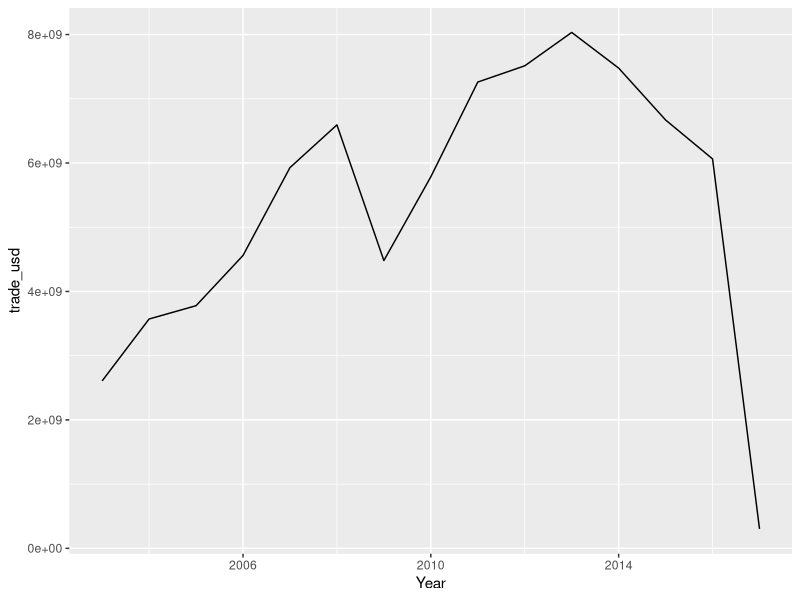
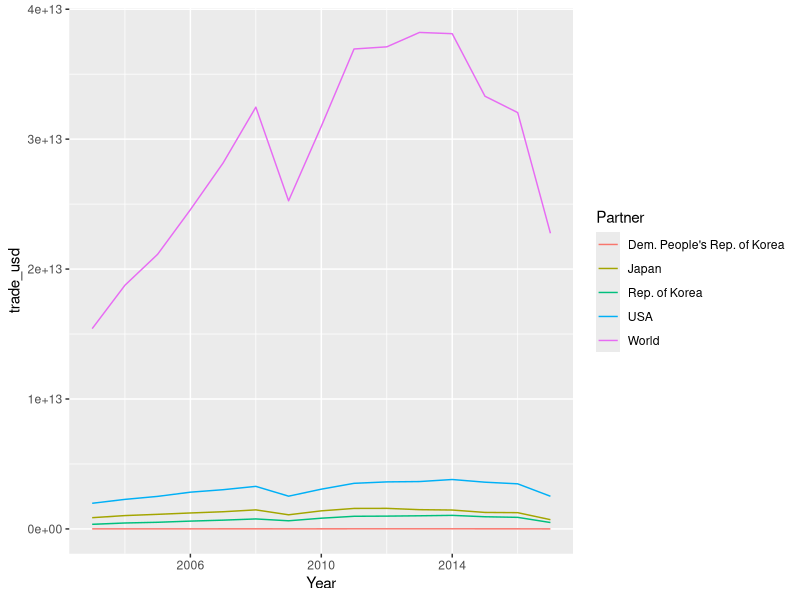
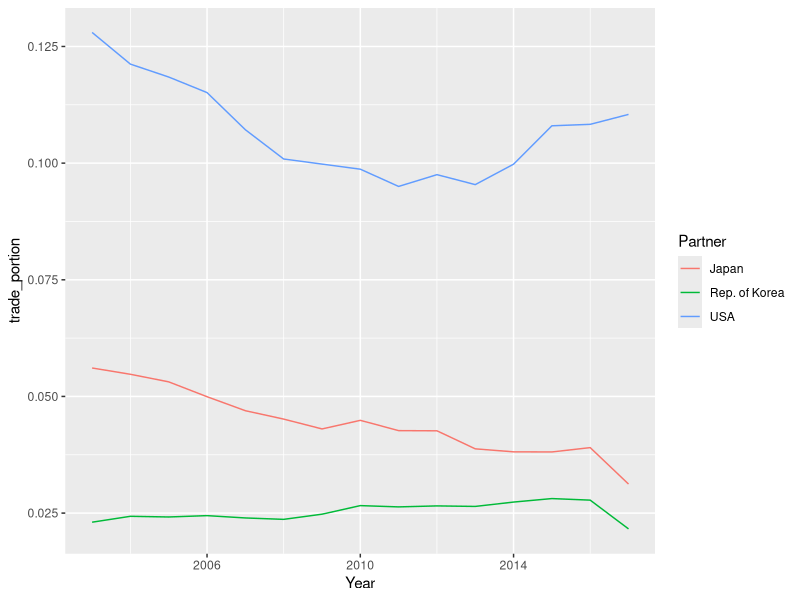
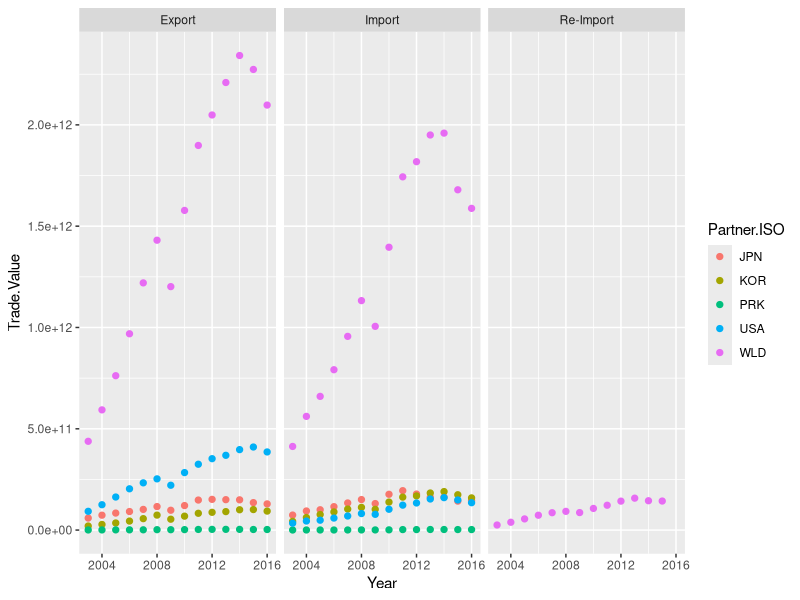
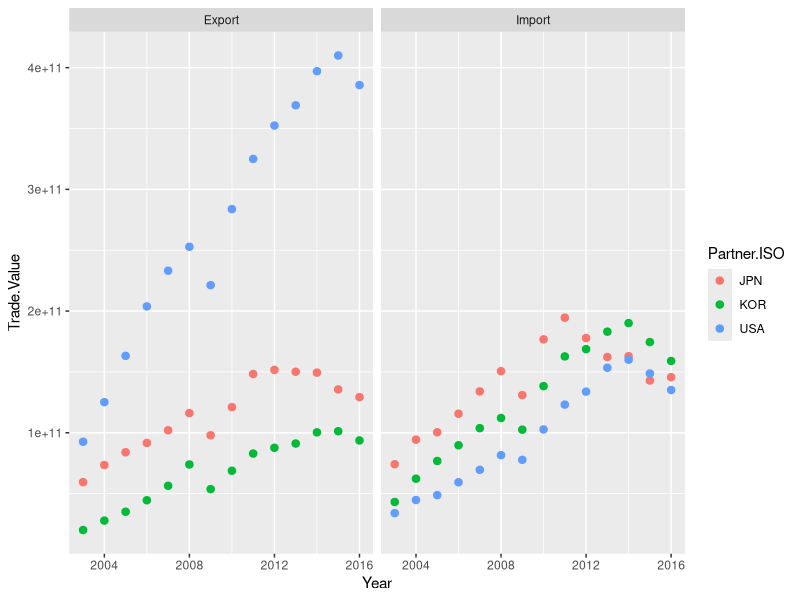
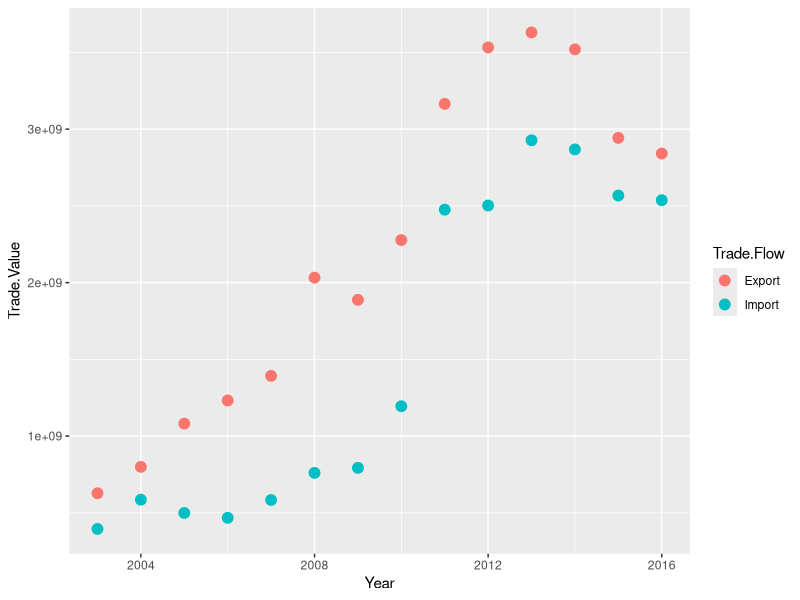

The R source for these figures, in order:
library(dplyr)
library(ggplot2)

early <- read.csv("data/comtrade0307.csv")
mid <- read.csv("data/comtrade0812.csv")
late <- read.csv("data/comtrade1317.csv")
supplement <- read.csv("data/comtrade17chn.csv")

clean_comtrade_totals <- function(.data) {
  .data %>%
    mutate(Trade.Value = Trade.Value..US..) %>%
    select(Year, Reporter, Reporter.ISO, Partner, Partner.ISO, Trade.Flow, Trade.Value)
}

early <- clean_comtrade_totals(early)
mid <- clean_comtrade_totals(mid)
late <- clean_comtrade_totals(late)
supplement <- clean_comtrade_totals(supplement)

all <- rbind(early, mid, late)

# TODO: 2017supplement, check portions
part_year <- all %>% group_by(Partner, Year) %>% summarise(trade_usd = sum(Trade.Value))
part_year$trade_portion <- part_year$trade_usd / part_year$trade_usd[part_year$Partner == "World"]
part_year_chn <- all %>% filter(Reporter.ISO == "CHN") %>%
                         group_by(Partner.ISO, Year, Trade.Flow) %>%
                         summarise(Trade.Value = sum(Trade.Value))

# DPRK raw value
part_year %>% filter(Partner == "Dem. People's Rep. of Korea") %>% ggplot(aes(y=trade_usd, x=Year)) + geom_line()
# All partners, raw
part_year %>% ggplot(aes(y=trade_usd, x=Year, color=Partner)) + geom_line()
# USA, ROK, Japan relative to world
part_year %>% filter(Partner != "World", Partner != "Dem. People's Rep. of Korea") %>%
  ggplot(aes(y=trade_portion, x=Year, color=Partner)) + geom_line()

part_year_chn %>%
  ggplot(aes(y=Trade.Value, x=Year, color=Partner.ISO)) +
    geom_point(size=1.8) +
    facet_wrap(~Trade.Flow)

part_year_chn %>%
  filter(Partner.ISO != "WLD", Partner.ISO != "PRK") %>%
  ggplot(aes(y=Trade.Value, x=Year, color=Partner.ISO)) +
    geom_point(size=2.2222) +
    facet_wrap(~Trade.Flow)

part_year_chn %>%
  filter(Partner.ISO == "PRK") %>%
  ggplot(aes(y=Trade.Value, x=Year, color=Trade.Flow)) + geom_point(size=3.3333)
